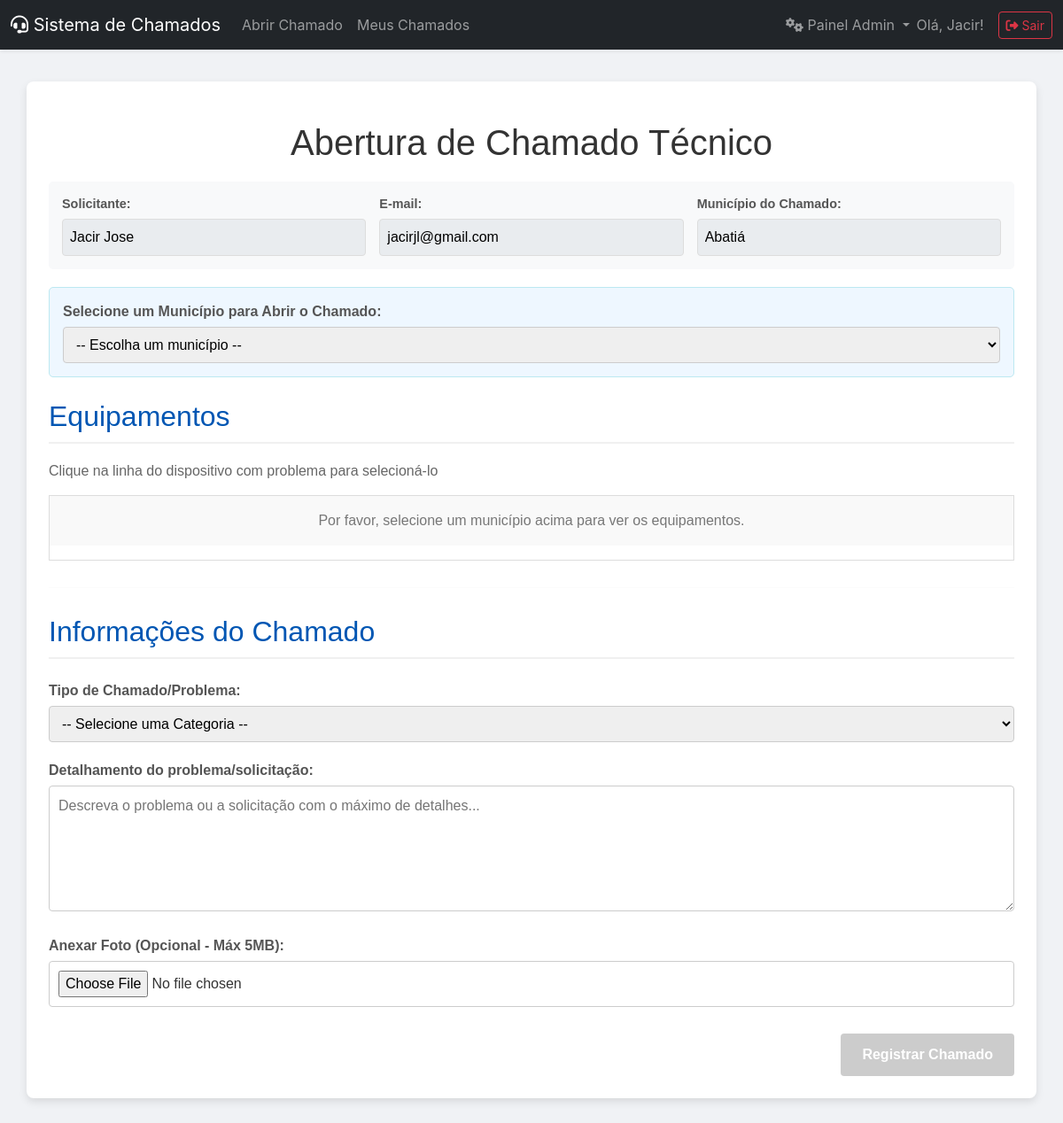
The page /abrir_chamado_admin (signed in) on the database its author committed.
### tables this page shows
CREATE TABLE users (
        id INTEGER PRIMARY KEY AUTOINCREMENT, email TEXT UNIQUE NOT NULL, password TEXT NOT NULL,
        municipio TEXT NOT NULL, responsavel TEXT NOT NULL, telefone TEXT NOT NULL,
        must_reset_password BOOLEAN DEFAULT 1, is_admin BOOLEAN DEFAULT 0
    );

### app.py (the view, shortened to what this page needs)
@app.route('/abrir_chamado_admin')
@login_required
@admin_required
def abrir_chamado_admin():
    db = get_db()
    municipio_selecionado = request.args.get('municipio', None)
    todos_municipios = [row['municipio'] for row in
                        db.execute('SELECT DISTINCT municipio FROM equipamentos ORDER BY municipio').fetchall()]
    tipos_problema = db.execute('SELECT * FROM tipos_problema ORDER BY nome').fetchall()
    equipamentos = []
    responsavel_do_municipio = None
    db.close()
    return render_template('chamado.html',
                           equipamentos=equipamentos,
                           tipos_problema=tipos_problema,
                           todos_municipios=todos_municipios,
                           municipio_selecionado=municipio_selecionado,
                           responsavel_do_municipio=responsavel_do_municipio)

### app.py (called while the page is built)
def get_db():
    db = sqlite3.connect(DATABASE)
    db.row_factory = sqlite3.Row
    return db

def login_required(f):
    @wraps(f)
    def decorated_function(*args, **kwargs):
        if 'user_id' not in session:
            flash('Por favor, faça login para acessar esta página.', 'warning')
            return redirect(url_for('login'))
        return f(*args, **kwargs)
    return decorated_function

def admin_required(f):
    @wraps(f)
    def decorated_function(*args, **kwargs):
        if not g.user or not g.user['is_admin']:
            flash('Acesso negado. Esta área é restrita para administradores.', 'danger')
            return redirect(url_for('index'))
        return f(*args, **kwargs)
    return decorated_function

@app.before_request
def load_logged_in_user():
    user_id = session.get('user_id')
    if user_id is None:
        g.user = None
    else:
        db = get_db()
        g.user = db.execute('SELECT * FROM users WHERE id = ?', (user_id,)).fetchone()
        db.close()

@app.context_processor
def inject_user():
    return dict(user=g.user)

### templates/chamado.html (shortened to what this page needs)
{% extends "layout.html" %}
{% block content %}
<div class="form-container">
    <h1>Abertura de Chamado Técnico</h1>
    {% set solicitante_final = responsavel_do_municipio or user %}
    <div class="user-info">
        <div class="info-item">
            <label>Solicitante:</label>
            <input type="text" value="{{ solicitante_final.responsavel }}" readonly>
        </div>
        <div class="info-item">
            <label>E-mail:</label>
            <input type="email" value="{{ solicitante_final.email }}" readonly>
        </div>
        <div class="info-item">
            <label>Município do Chamado:</label>
            <input type="text" value="{{ municipio_selecionado or user.municipio }}" readonly>
        </div>
    </div>
    {% if user.is_admin %}
    <div class="municipio-selector">
        <form method="get" action="{{ url_for('abrir_chamado_admin') }}">
            <label for="municipio">Selecione um Município para Abrir o Chamado:</label>
            <div class="input-group">
                <select name="municipio" id="municipio" required onchange="this.form.submit()">
                    <option value="">-- Escolha um município --</option>
                </select>
            </div>
        </form>
    </div>
    {% endif %}
    <form class="chamado-form" method="post" action="{{ url_for('submit_chamado') }}" enctype="multipart/form-data" id="mainChamadoForm">
        <h2>Equipamentos</h2>
        <p class="subtitle">Clique na linha do dispositivo com problema para selecioná-lo</p>
        <div class="table-container">
            {% if equipamentos %}
                <table id="equipamentosTable">
                    <thead>
                        <tr>
                            <th style="width: 12%;">Patrimônio</th>
                            <th style="width: 15%;">IMEI 1</th>
                            <th style="width: 15%;">Marca</th>
                            <th style="width: 15%;">Modelo</th>
                            <th style="width: 15%;">Nº de Série</th>
                            <th style="width: 18%;">Local de Uso</th>
                            <th style="width: 10%;">Situação</th>
                        </tr>
                    </thead>
                    <tbody>
                        {% for equipamento in equipamentos %}
                        <tr class="clickable-row" data-imei="{{ equipamento.imei1 }}">
                            <td>{{ equipamento.patrimonio }}</td>
                            <td>{{ equipamento.imei1 }}</td>
                            <td>{{ equipamento.marca }}</td>
                            <td>{{ equipamento.modelo }}</td>
                            <td>{{ equipamento.numeroDeSerie }}</td>
                            <td>{{ equipamento.localdeUso }}</td>
                            <td>{{ equipamento.situacao }}</td>
                        </tr>
                        {% endfor %}
                    </tbody>
                </table>
            {% else %}
                {% if user.is_admin and not municipio_selecionado %}
                    <p class="info-message">Por favor, selecione um município acima para ver os equipamentos.</p>
                {% else %}
                    <p class="info-message">Nenhum equipamento disponível encontrado para este município.</p>
                {% endif %}
            {% endif %}
        </div>
        <hr>
        <h2>Informações do Chamado</h2>
        <div class="form-group">
            <label for="tipoProblema">Tipo de Chamado/Problema:</label>
            <select id="tipoProblema" name="tipoProblema" required>
                <option value="">-- Selecione uma Categoria --</option>
            </select>
        </div>
        <div class="form-group">
            <label for="observacoes">Detalhamento do problema/solicitação:</label>
            <textarea id="observacoes" name="observacoes" rows="5" placeholder="Descreva o problema ou a solicitação com o máximo de detalhes..." required></textarea>
        </div>
        <div class="form-group">
            <label for="foto">Anexar Foto (Opcional - Máx 5MB):</label>
            <input type="file" id="foto" name="foto" accept="image/png, image/jpeg">
        </div>
        <div class="submit-group">
            <button type="submit" {% if user.is_admin and not municipio_selecionado %}disabled{% endif %}>Registrar Chamado</button>
        </div>
    </form>
</div>
{% endblock %}

### templates/layout.html (shortened to what this page needs)
<!doctype html>
<html lang="pt-BR">
<head>
    <link href="https://cdn.jsdelivr.net/npm/bootstrap@5.3.0/dist/css/bootstrap.min.css" rel="stylesheet">
    <link rel="stylesheet" href="https://cdnjs.cloudflare.com/ajax/libs/font-awesome/6.4.0/css/all.min.css">
    <link rel="stylesheet" href="{{ url_for('static', filename='css/style.css') }}">
</head>
<body>
<nav class="navbar navbar-expand-lg navbar-dark bg-dark shadow-sm">
    <div class="container-fluid">
        <a class="navbar-brand" href="{{ url_for('index') }}">
            <i class="fas fa-headset"></i>
            Sistema de Chamados
        </a>
        <div class="collapse navbar-collapse" id="navbarNav">
            <ul class="navbar-nav me-auto">
                {% if user %}
                    {% if user.is_admin %}
                        <li class="nav-item">
                             <a class="nav-link" href="{{ url_for('abrir_chamado_admin') }}">Abrir Chamado</a>
                        </li>
                    {% else %}
                        <li class="nav-item">
                            <a class="nav-link" href="{{ url_for('index') }}">Abrir Chamado</a>
                        </li>
                    {% endif %}
                    <li class="nav-item">
                        <a class="nav-link" href="{{ url_for('meus_chamados') }}">Meus Chamados</a>
                    </li>
                {% endif %}
            </ul>
            <ul class="navbar-nav ms-auto align-items-center">
                {% if user and user.is_admin %}
                    <li class="nav-item dropdown">
                        <a class="nav-link dropdown-toggle" href="#" id="adminMenuDropdown" role="button" data-bs-toggle="dropdown" aria-expanded="false">
                            <i class="fas fa-cogs"></i> Painel Admin
                        </a>
                    </li>
                {% endif %}
                {% if user %}
                    <li class="nav-item">
                        <span class="navbar-text me-3">
                            Olá, {{ user.responsavel.split()[0] }}!
                        </span>
                    </li>
                    <li class="nav-item">
                        <a href="{{ url_for('logout') }}" class="btn btn-outline-danger btn-sm">
                            <i class="fas fa-sign-out-alt"></i> Sair
                        </a>
                    </li>
                {% else %}
                    <li class="nav-item">
                         <a href="{{ url_for('login') }}" class="btn btn-outline-success btn-sm">
                            <i class="fas fa-sign-in-alt"></i> Entrar
                        </a>
                    </li>
                {% endif %}
            </ul>
        </div>
    </div>
</nav>
<main class="container-fluid">
    <div class="main-content">
        {% block content %}{% endblock %}
    </div>
</main>
</body>
</html>

### static/css/style.css (style rules this page uses)
body { font-family: -apple-system, BlinkMacSystemFont, "Segoe UI", Roboto, "Helvetica Neue", Arial, sans-serif; margin: 0; background-color: #f8f9fa; color: #333; }
h1, h2, h3 { margin-top: 0.5em; margin-bottom: 0.75em; }
.main-content { flex-grow: 1; padding: 1em; overflow-x: auto; }
.form-group { margin-bottom: 1em; }
label { display: block; margin-bottom: 0.5em; font-weight: bold; }
input[type="text"], input[type="email"], input[type="tel"], input[type="password"], select, textarea { width: 100%; padding: 0.75em; border: 1px solid #ced4da; border-radius: 4px; box-sizing: border-box; }
button[type="submit"] { background-color: #007bff; color: white; border: none; padding: 0.75em 1.5em; border-radius: 4px; cursor: pointer; font-size: 1em; transition: background-color 0.2s; }
hr { margin-top: 1.5em; margin-bottom: 1.5em; }
.user-info { display: flex; flex-wrap: wrap; gap: 1.5em; margin-bottom: 1.5em; padding: 1em; background-color: #e9ecef; border-radius: 4px; }
.info-item { flex: 1; min-width: 250px; }
.info-item label { font-size: 0.9em; color: #6c757d; }
.info-item input { background-color: #fff; border: 1px solid #ced4da; }

### templates/layout.html (style rules this page uses)
body { background-color: #f0f2f5; }
.main-content { padding-top: 1rem; padding-bottom: 1rem; }

### templates/chamado.html (style rules this page uses)
.form-container { max-width: 1140px; margin: 20px auto; padding: 25px; background-color: #ffffff; border-radius: 8px; box-shadow: 0 4px 10px rgba(0,0,0,0.1); font-family: Arial, sans-serif; }
h1 { text-align: center; color: #333; margin-bottom: 20px; }
h2 { color: #0056b3; border-bottom: 2px solid #f0f0f0; padding-bottom: 10px; margin-top: 25px; }
.subtitle { color: #666; margin-top: -5px; margin-bottom: 15px; }
.user-info { display: flex; flex-wrap: wrap; gap: 15px; background-color: #f8f9fa; padding: 15px; border-radius: 5px; margin-bottom: 20px; }
.info-item { flex: 1; min-width: 250px; }
.info-item label, .form-group label, .municipio-selector label { display: block; font-weight: bold; color: #555; margin-bottom: 5px; }
.info-item input { width: 100%; padding: 8px; border: 1px solid #ddd; border-radius: 4px; background-color: #e9ecef; }
.municipio-selector { background-color: #eef7ff; padding: 15px; border: 1px solid #bce8f1; border-radius: 5px; margin-bottom: 20px; }
.input-group { display: flex; gap: 10px; align-items: center; }
.input-group select { flex-grow: 1; }
.table-container { overflow-x: auto; max-height: 350px; overflow-y: auto; border: 1px solid #ddd; }
.info-message { padding: 1em; background-color: #f9f9f9; text-align: center; color: #777; }
.form-group { margin-bottom: 20px; }
select, textarea, input[type="file"] { width: 100%; padding: 10px; border: 1px solid #ccc; border-radius: 4px; font-size: 1rem; }
.submit-group { text-align: right; margin-top: 30px; }
button { padding: 12px 25px; background-color: #007bff; color: white; border: none; border-radius: 5px; font-size: 1rem; font-weight: bold; cursor: pointer; transition: background-color 0.3s ease; }
button:disabled { background-color: #cccccc; cursor: not-allowed; }
hr { border: none; border-top: 1px solid #eee; margin: 30px 0; }

### rows shown on the page
users: responsavel "Jacir", responsavel "Jacir Jose", email "jacirjl@gmail.com", municipio "Abatiá"
